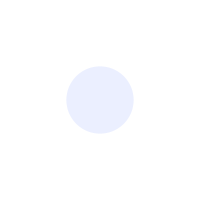
Frame 1 (no input)
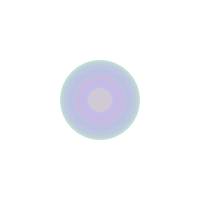
Frame 60 (the mouse pressed at the canvas centre just before this capture)
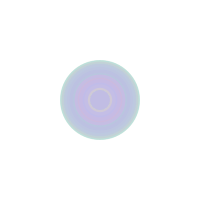
Frame 120 (the mouse held since frame 60 and released just before this capture)

The Processing sketch that drew these frames (run headless with seeded random() and noise(); from frame 60 on, the mouse is pressed at the canvas centre):

// Processing sketch: processing_172649
// ── processing_172649.pde

int counter;

void setup() {  //setup function called initially, only once
  size(200, 200);
  background(255);  //set background white
  colorMode(HSB);   //set colors to Hue, Saturation, Brightness mode
  counter = 0;
}

void draw() {  //draw function loops 
  counter++;
  noStroke();
  fill(random(250),100,255,50);
  
  if(mousePressed == true) { //add some interaction
    ellipse(mouseX, mouseY, 20, 20);
  }
  else {
    ellipse(width/2, height/2, 80*sin(counter), 80*sin(counter));
  }
}
